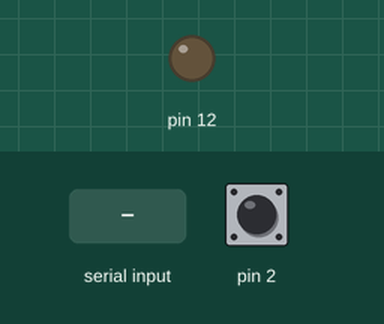
Recording of a sketch running on a simulated Arduino Uno, built with avr-gcc and run on an emulated ATmega328P. On the bench: output pins drawn as LEDs (lit = HIGH). Inputs (shaded band) come from the test bench; at power-on: pin 2 HIGH. What the sketch prints to the serial monitor is not drawn.

Above: at 1.2 s.
1.3 s: "1" received over Serial
At 2.4 s:
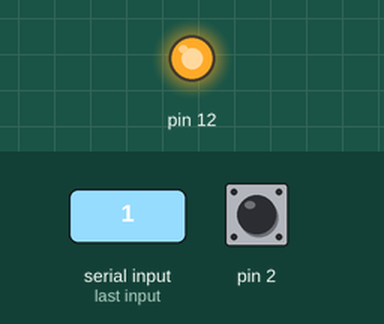
4.3 s: "0" received over Serial
At 4.7 s:
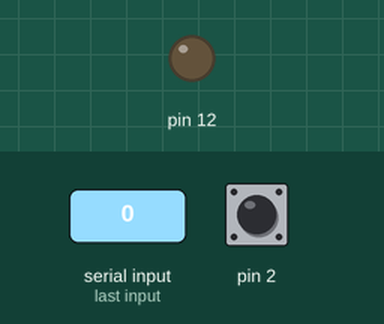
Timing chart, 0 to 7.3 s (numbered marks = the images above; inputs shaded):
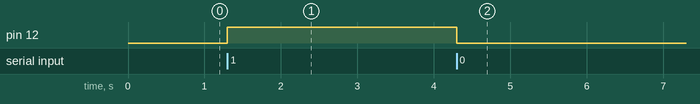

Measured:
- after the input at 1.3 s, pin 12: LOW → HIGH at once
- after the input at 4.3 s, pin 12: HIGH → LOW at once

The sketch:

sketch_jun09c.ino
```cpp
void pin2Interrupt(void){
  delay(100);
  Serial.println("Estoy en la interrupcion");
}

void setup(){
  Serial.begin(9600);
  pinMode(12, OUTPUT);
  pinMode(2, INPUT);
  attachInterrupt(0, pin2Interrupt, FALLING);

  Serial.println("Initialisation complete.");
  pinMode(12, HIGH);
}

void loop()
{
   if (Serial.available()){
    int v = Serial.read();
    if (v == 48){
       digitalWrite(12, LOW);
    }
    if (v == 49){
       digitalWrite(12, HIGH);
    }
}
}
```
